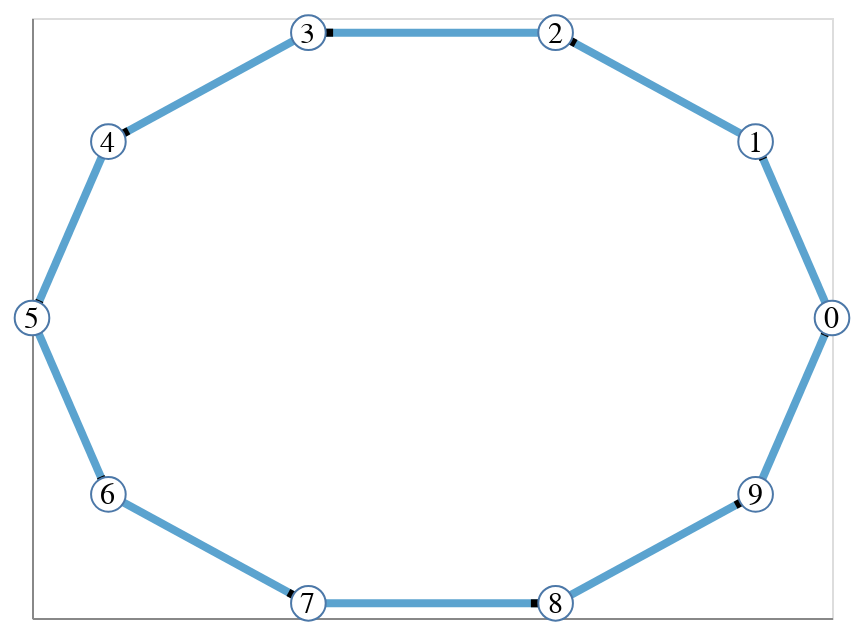

Notebook cell for this chart:
### Code cell
import networkx as nx
import nx_altair as nxa
def DGraph(G, pos=None):
  if not isinstance(G, nx.DiGraph):
    G = nx.DiGraph(G)

  if pos is None:
    pos = nx.drawing.layout.circular_layout(G)
  
  nx.set_node_attributes(G, {val: val for val in list(G.nodes)}, 'labels')
  return nxa.draw_networkx(G, pos, edge_color = 'weight', node_label='labels', 
                           node_color = 'white', width=4.0, arrow_width=4,
                           edge_tooltip=['source', 'target', 'weight'])

DGraph(cyclic(10))

### Figure 1 — Vega-Lite specification as saved in the notebook (floating-point values rounded to 4 significant figures)
{"config": {"view": {"continuousWidth": 400, "continuousHeight": 300}}, "layer": [{"data": {"name": "data-58de46887284df4d271b6ef98693568f"}, "mark": {"type": "line", "opacity": 1, "strokeWidth": 4.0}, "encoding": {"color": {"field": "weight", "legend": null, "type": "quantitative"}, "detail": {"field": "edge", "type": "quantitative"}, "tooltip": [{"field": "source", "type": "quantitative"}, {"field": "target", "type": "quantitative"}, {"field": "weight", "type": "quantitative"}], "x": {"axis": {"grid": false, "labels": false, "ticks": false, "title": ""}, "field": "x", "type": "quantitative"}, "y": {"axis": {"grid": false, "labels": false, "ticks": false, "title": ""}, "field": "y", "type": "quantitative"}}}, {"data": {"name": "data-09ba4a1a0a15a734ef7840406ca50347"}, "mark": {"type": "line", "color": "black", "opacity": 1, "strokeWidth": 4}, "encoding": {"detail": {"field": "edge", "type": "quantitative"}, "tooltip": [{"field": "source", "type": "quantitative"}, {"field": "target", "type": "quantitative"}, {"field": "weight", "type": "quantitative"}], "x": {"axis": {"grid": false, "labels": false, "ticks": false}, "field": "x", "type": "quantitative"}, "y": {"axis": {"grid": false, "labels": false, "ticks": false}, "field": "y", "type": "quantitative"}}}, {"data": {"name": "data-369475e6cbbdd6e6dfe8846dddd9f0b1"}, "mark": {"type": "point", "fill": "white", "opacity": 1, "size": 300, "strokeWidth": 1.0}, "encoding": {"x": {"axis": {"grid": false, "labels": false, "ticks": false}, "field": "x", "type": "quantitative"}, "y": {"axis": {"grid": false, "labels": false, "ticks": false}, "field": "y", "type": "quantitative"}}}, {"data": {"name": "data-369475e6cbbdd6e6dfe8846dddd9f0b1"}, "mark": {"type": "text", "baseline": "middle", "fill": "black", "size": 15}, "encoding": {"text": {"field": "labels", "type": "quantitative"}, "x": {"axis": {"grid": false, "labels": false, "ticks": false}, "field": "x", "type": "quantitative"}, "y": {"axis": {"grid": false, "labels": false, "ticks": false}, "field": "y", "type": "quantitative"}}}], "$schema": "https://vega.github.io/schema/vega-lite/v4.17.0.json", "datasets": {"data-58de46887284df4d271b6ef98693568f": [{"source": 0, "y": 1.47e-08, "target": 1, "weight": 1, "x": 1.0, "pair": [0, 1], "edge": 0}, {"source": 0, "y": 0.5878, "target": 1, "weight": 1, "x": 0.809, "pair": [0, 1], "edge": 0}, {"source": 1, "y": 0.5878, "target": 2, "weight": 1, "x": 0.809, "pair": [1, 2], "edge": 1}, {"source": 1, "y": 0.9511, "target": 2, "weight": 1, "x": 0.309, "pair": [1, 2], "edge": 1}, {"source": 2, "y": 0.9511, "target": 3, "weight": 1, "x": 0.309, "pair": [2, 3], "edge": 2}, {"source": 2, "y": 0.9511, "target": 3, "weight": 1, "x": -0.309, "pair": [2, 3], "edge": 2}, {"source": 3, "y": 0.9511, "target": 4, "weight": 1, "x": -0.309, "pair": [3, 4], "edge": 3}, {"source": 3, "y": 0.5878, "target": 4, "weight": 1, "x": -0.809, "pair": [3, 4], "edge": 3}, {"source": 4, "y": 0.5878, "target": 5, "weight": 1, "x": -0.809, "pair": [4, 5], "edge": 4}, {"source": 4, "y": -7.272e-08, "target": 5, "weight": 1, "x": -1.0, "pair": [4, 5], "edge": 4}, {"source": 5, "y": -7.272e-08, "target": 6, "weight": 1, "x": -1.0, "pair": [5, 6], "edge": 5}, {"source": 5, "y": -0.5878, "target": 6, "weight": 1, "x": -0.809, "pair": [5, 6], "edge": 5}, {"source": 6, "y": -0.5878, "target": 7, "weight": 1, "x": -0.809, "pair": [6, 7], "edge": 6}, {"source": 6, "y": -0.9511, "target": 7, "weight": 1, "x": -0.309, "pair": [6, 7], "edge": 6}, {"source": 7, "y": -0.9511, "target": 8, "weight": 1, "x": -0.309, "pair": [7, 8], "edge": 7}, {"source": 7, "y": -0.9511, "target": 8, "weight": 1, "x": 0.309, "pair": [7, 8], "edge": 7}, {"source": 8, "y": -0.9511, "target": 9, "weight": 1, "x": 0.309, "pair": [8, 9], "edge": 8}, {"source": 8, "y": -0.5878, "target": 9, "weight": 1, "x": 0.809, "pair": [8, 9], "edge": 8}, {"source": 9, "y": -0.5878, "target": 0, "weight": 1, "x": 0.809, "pair": [9, 0], "edge": 9}, {"source": 9, "y": 1.47e-08, "target": 0, "weight": 1, "x": 1.0, "pair": [9, 0], "edge": 9}], "data-09ba4a1a0a15a734ef7840406ca50347": [{"source": 0, "y": 0.5878, "target": 1, "weight": 1, "x": 0.809, "pair": [0, 1], "edge": 0}, {"source": 0, "y": 0.529, "target": 1, "weight": 1, "x": 0.8281, "pair": [0, 1], "edge": 0}, {"source": 1, "y": 0.9511, "target": 2, "weight": 1, "x": 0.309, "pair": [1, 2], "edge": 1}, {"source": 1, "y": 0.9147, "target": 2, "weight": 1, "x": 0.359, "pair": [1, 2], "edge": 1}, {"source": 2, "y": 0.9511, "target": 3, "weight": 1, "x": -0.309, "pair": [2, 3], "edge": 2}, {"source": 2, "y": 0.9511, "target": 3, "weight": 1, "x": -0.2472, "pair": [2, 3], "edge": 2}, {"source": 3, "y": 0.5878, "target": 4, "weight": 1, "x": -0.809, "pair": [3, 4], "edge": 3}, {"source": 3, "y": 0.6241, "target": 4, "weight": 1, "x": -0.759, "pair": [3, 4], "edge": 3}, {"source": 4, "y": -7.272e-08, "target": 5, "weight": 1, "x": -1.0, "pair": [4, 5], "edge": 4}, {"source": 4, "y": 0.05878, "target": 5, "weight": 1, "x": -0.9809, "pair": [4, 5], "edge": 4}, {"source": 5, "y": -0.5878, "target": 6, "weight": 1, "x": -0.809, "pair": [5, 6], "edge": 5}, {"source": 5, "y": -0.529, "target": 6, "weight": 1, "x": -0.8281, "pair": [5, 6], "edge": 5}, {"source": 6, "y": -0.9511, "target": 7, "weight": 1, "x": -0.309, "pair": [6, 7], "edge": 6}, {"source": 6, "y": -0.9147, "target": 7, "weight": 1, "x": -0.359, "pair": [6, 7], "edge": 6}, {"source": 7, "y": -0.9511, "target": 8, "weight": 1, "x": 0.309, "pair": [7, 8], "edge": 7}, {"source": 7, "y": -0.9511, "target": 8, "weight": 1, "x": 0.2472, "pair": [7, 8], "edge": 7}, {"source": 8, "y": -0.5878, "target": 9, "weight": 1, "x": 0.809, "pair": [8, 9], "edge": 8}, {"source": 8, "y": -0.6241, "target": 9, "weight": 1, "x": 0.759, "pair": [8, 9], "edge": 8}, {"source": 9, "y": 1.47e-08, "target": 0, "weight": 1, "x": 1.0, "pair": [9, 0], "edge": 9}, {"source": 9, "y": -0.05878, "target": 0, "weight": 1, "x": 0.9809, "pair": [9, 0], "edge": 9}], "data-369475e6cbbdd6e6dfe8846dddd9f0b1": [{"x": 1.0, "labels": 0.0, "y": 1.47e-08}, {"x": 0.809, "labels": 1.0, "y": 0.5878}, {"x": 0.309, "labels": 2.0, "y": 0.9511}, {"x": -0.309, "labels": 3.0, "y": 0.9511}, {"x": -0.809, "labels": 4.0, "y": 0.5878}, {"x": -1.0, "labels": 5.0, "y": -7.272e-08}, {"x": -0.809, "labels": 6.0, "y": -0.5878}, {"x": -0.309, "labels": 7.0, "y": -0.9511}, {"x": 0.309, "labels": 8.0, "y": -0.9511}, {"x": 0.809, "labels": 9.0, "y": -0.5878}]}}
